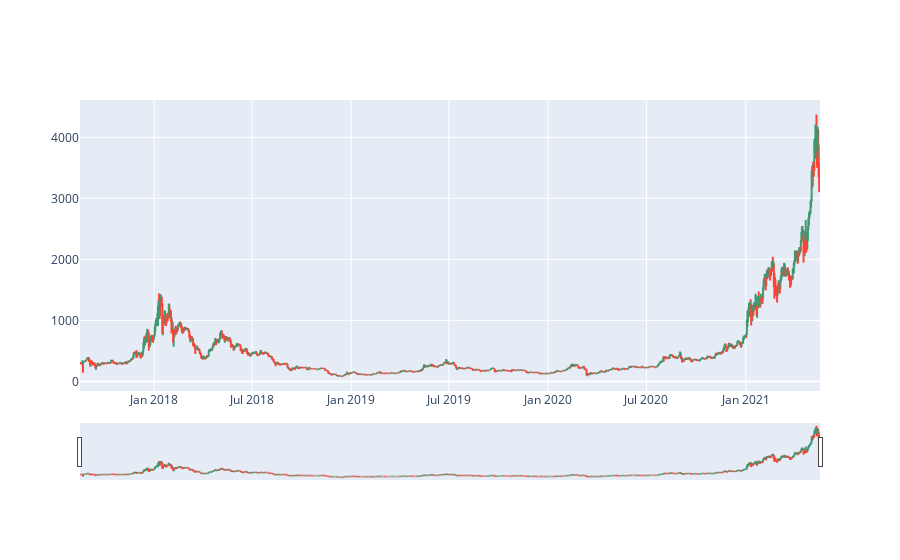

Here is the notebook cell this chart was saved with:
### Markdown cell above
## Visualisation of Ethereum Prices using its trading features

### Code cell
fig = go.Figure(data=go.Ohlc(x=df['date'],
                    open=df['open'],
                    high=df['high'],
                    low=df['low'],
                    close=df['close']))
fig.show()

### Figure 1 — Plotly figure (JSON) as saved in the notebook; plotly's stock layout.template omitted (floating-point values rounded to 4 significant figures; data arrays with more than 128 entries replaced by an {"elided": "..."} marker saying what was removed)
{"data": [{"close": {"elided": "1372 float values"}, "high": {"elided": "1372 float values"}, "low": {"elided": "1372 float values"}, "open": {"elided": "1372 float values"}, "type": "ohlc", "x": {"elided": "1372 str values"}}], "layout": {}}
